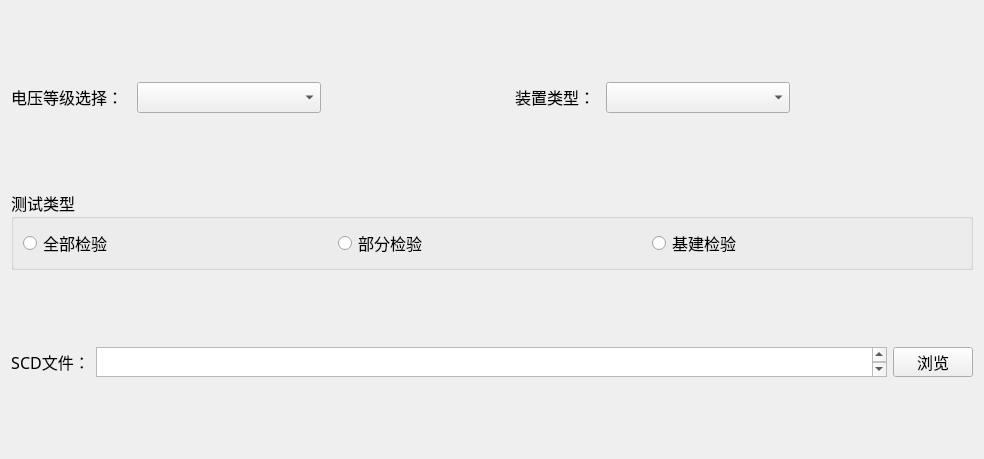
<?xml version="1.0" encoding="UTF-8"?>
<ui version="4.0">
 <class>QChooseSCDWidget</class>
 <widget class="QWidget" name="QChooseSCDWidget">
  <property name="geometry">
   <rect>
    <x>0</x>
    <y>0</y>
    <width>984</width>
    <height>459</height>
   </rect>
  </property>
  <property name="windowTitle">
   <string>Form</string>
  </property>
  <layout class="QVBoxLayout" name="verticalLayout" stretch="1,1,1,1,1,1,1">
   <item>
    <spacer name="verticalSpacer_2">
     <property name="orientation">
      <enum>Qt::Vertical</enum>
     </property>
     <property name="sizeHint" stdset="0">
      <size>
       <width>20</width>
       <height>55</height>
      </size>
     </property>
    </spacer>
   </item>
   <item>
    <layout class="QHBoxLayout" name="horizontalLayout_2" stretch="1,1,1,1,1,1">
     <item>
      <widget class="QLabel" name="m_LabelVolType">
       <property name="maximumSize">
        <size>
         <width>120</width>
         <height>30</height>
        </size>
       </property>
       <property name="font">
        <font>
         <family>宋体</family>
         <pointsize>12</pointsize>
        </font>
       </property>
       <property name="text">
        <string>电压等级选择：</string>
       </property>
       <property name="textFormat">
        <enum>Qt::PlainText</enum>
       </property>
       <property name="alignment">
        <set>Qt::AlignLeading|Qt::AlignLeft|Qt::AlignVCenter</set>
       </property>
      </widget>
     </item>
     <item>
      <widget class="QComboBox" name="m_CombVolType">
       <property name="font">
        <font>
         <family>Agency FB</family>
         <pointsize>12</pointsize>
        </font>
       </property>
      </widget>
     </item>
     <item>
      <spacer name="horizontalSpacer">
       <property name="orientation">
        <enum>Qt::Horizontal</enum>
       </property>
       <property name="sizeHint" stdset="0">
        <size>
         <width>40</width>
         <height>20</height>
        </size>
       </property>
      </spacer>
     </item>
     <item>
      <widget class="QLabel" name="m_LabelDevType">
       <property name="maximumSize">
        <size>
         <width>90</width>
         <height>30</height>
        </size>
       </property>
       <property name="font">
        <font>
         <family>宋体</family>
         <pointsize>12</pointsize>
        </font>
       </property>
       <property name="text">
        <string>装置类型：</string>
       </property>
       <property name="alignment">
        <set>Qt::AlignCenter</set>
       </property>
      </widget>
     </item>
     <item>
      <widget class="QComboBox" name="m_CombDevType">
       <property name="font">
        <font>
         <family>Agency FB</family>
         <pointsize>12</pointsize>
        </font>
       </property>
      </widget>
     </item>
     <item>
      <spacer name="horizontalSpacer_3">
       <property name="orientation">
        <enum>Qt::Horizontal</enum>
       </property>
       <property name="sizeHint" stdset="0">
        <size>
         <width>40</width>
         <height>20</height>
        </size>
       </property>
      </spacer>
     </item>
    </layout>
   </item>
   <item>
    <spacer name="verticalSpacer_3">
     <property name="orientation">
      <enum>Qt::Vertical</enum>
     </property>
     <property name="sizeHint" stdset="0">
      <size>
       <width>20</width>
       <height>55</height>
      </size>
     </property>
    </spacer>
   </item>
   <item>
    <widget class="QGroupBox" name="m_GroupBox_TestType">
     <property name="font">
      <font>
       <family>宋体</family>
       <pointsize>12</pointsize>
      </font>
     </property>
     <property name="title">
      <string>测试类型</string>
     </property>
     <layout class="QHBoxLayout" name="horizontalLayout_3">
      <item>
       <widget class="QRadioButton" name="m_RBtnTestAll">
        <property name="text">
         <string>全部检验</string>
        </property>
       </widget>
      </item>
      <item>
       <widget class="QRadioButton" name="m_RBtnTestPart">
        <property name="text">
         <string>部分检验</string>
        </property>
       </widget>
      </item>
      <item>
       <widget class="QRadioButton" name="m_RBtnTestBase">
        <property name="text">
         <string>基建检验</string>
        </property>
       </widget>
      </item>
     </layout>
    </widget>
   </item>
   <item>
    <spacer name="verticalSpacer_4">
     <property name="orientation">
      <enum>Qt::Vertical</enum>
     </property>
     <property name="sizeHint" stdset="0">
      <size>
       <width>20</width>
       <height>55</height>
      </size>
     </property>
    </spacer>
   </item>
   <item>
    <layout class="QHBoxLayout" name="horizontalLayout">
     <item>
      <widget class="QLabel" name="mLabelSCD">
       <property name="maximumSize">
        <size>
         <width>16777215</width>
         <height>30</height>
        </size>
       </property>
       <property name="font">
        <font>
         <family>宋体</family>
         <pointsize>12</pointsize>
        </font>
       </property>
       <property name="text">
        <string>SCD文件：</string>
       </property>
       <property name="alignment">
        <set>Qt::AlignCenter</set>
       </property>
      </widget>
     </item>
     <item>
      <widget class="QTextEdit" name="m_EditSCDFilePath">
       <property name="maximumSize">
        <size>
         <width>16777215</width>
         <height>30</height>
        </size>
       </property>
       <property name="font">
        <font>
         <family>宋体</family>
         <pointsize>12</pointsize>
        </font>
       </property>
      </widget>
     </item>
     <item>
      <widget class="QPushButton" name="m_BtnChooseSCD">
       <property name="minimumSize">
        <size>
         <width>0</width>
         <height>30</height>
        </size>
       </property>
       <property name="font">
        <font>
         <family>宋体</family>
         <pointsize>12</pointsize>
        </font>
       </property>
       <property name="text">
        <string>浏览</string>
       </property>
      </widget>
     </item>
    </layout>
   </item>
   <item>
    <spacer name="verticalSpacer">
     <property name="orientation">
      <enum>Qt::Vertical</enum>
     </property>
     <property name="sizeHint" stdset="0">
      <size>
       <width>20</width>
       <height>55</height>
      </size>
     </property>
    </spacer>
   </item>
  </layout>
 </widget>
 <resources/>
 <connections/>
</ui>
